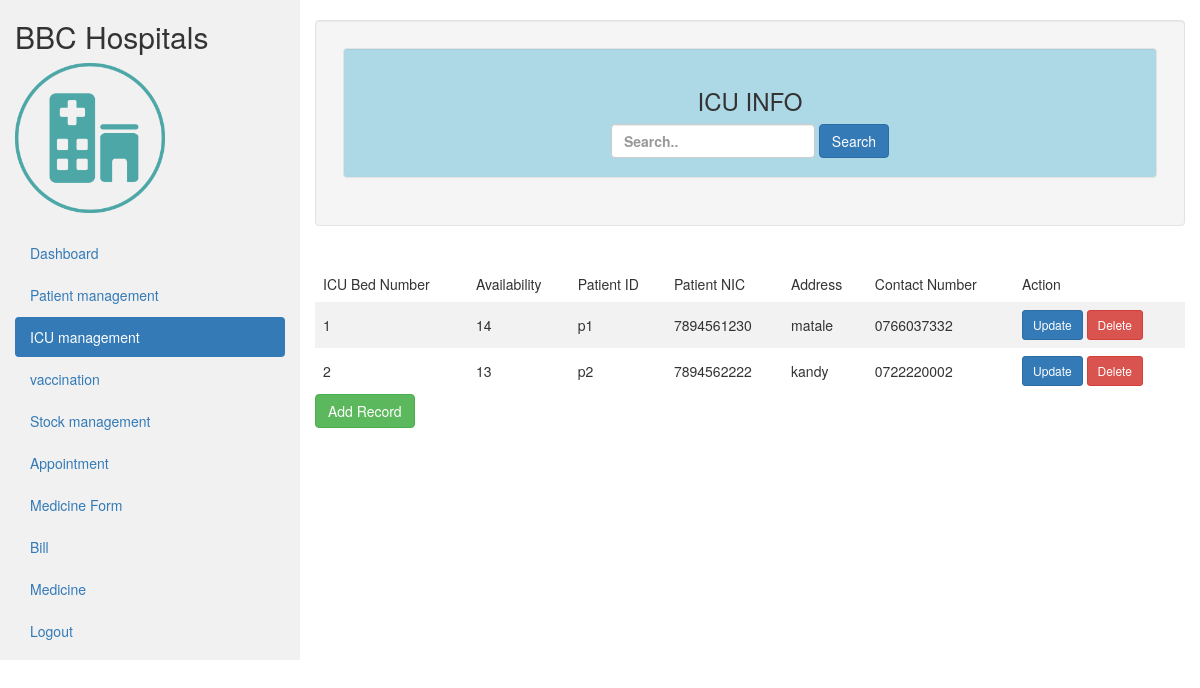
The page /Admin/ICU/icu.php on the database its author committed.
### tables this page shows
CREATE TABLE `icu` (
  `icu_bed_number` varchar(20) NOT NULL,
  `availability` int(20) NOT NULL,
  `patient_id` varchar(20) NOT NULL,
  `patient_nic` varchar(20) NOT NULL,
  `address` varchar(20) NOT NULL,
  `contact_number` varchar(20) NOT NULL
);

### Admin/ICU/icu.php (the view, shortened to what this page needs)
<!DOCTYPE html>
<html lang="en">
<head>
  <link rel="stylesheet" href="https://maxcdn.bootstrapcdn.com/bootstrap/3.4.1/css/bootstrap.min.css">
  <link res="stylesheet" href="../../AdminDashboard/adminDash.css">
</head>
<body>
<div class="container-fluid">
  <div class="row content">
    <div class="col-sm-3 sidenav hidden-xs">
      <h2>BBC Hospitals</h2>
      <img  style="width:150px; height:150px ;"  src="../../Images\logo3.png">
      <ul class="nav nav-pills nav-stacked">
         <br><li ><a href="../../Admin\adminDash.php">Dashboard</a></li>
        <li><a href="../../Admin\Patient\patient.php">Patient management</a></li>
        <li class="active"><a href="#">ICU management</a></li>
        <li ><a href="../../Admin\Vaccination\testing.php"> vaccination</a></li>
        <li ><a href="../../Admin\Stock\stock.php">Stock management</a></li>
        <li><a href="../../Admin\Appointment\Appoint.php">Appointment</a></li>
        <li ><a href="../../Admin\bill\form.php">Medicine Form</a></li>
        <li><a href="../../Admin\bill\bill.php">Bill</a></li>
        <li><a href="../../Admin\Medicine/Medicine.php">Medicine</a></li>
        <li><a href="../../login/login.html" id="logout">Logout</a></li>
      </ul><br>
    </div>
    <br>
    <div>
<div class="col-sm-9" >
<div class="well">
        <table>
            <tr>
                <td> <div class="well" id="dashco">
            <h3 class="empal">ICU INFO</h3>
            <div>
            <form class="form-inline" method="POST" action=""><input type="text"
            name="search" class="form-control" placeholder="Search..">
            <button type="submit" name="save" class="btn btn-primary">Search</button></form>
            </div>
            </div>
            <?php
              @include'../../config.php';
?>
    </table>
            </div>
                   <br>
            <?php
              $result = mysqli_query($conn,"SELECT * FROM icu");
?>
<?php
if (mysqli_num_rows($result) > 0) {
?>
                    <table>
                        <tr>
                          <td>ICU Bed Number</td>
                        <td>Availability</td>
                        <td>Patient ID</td>
                        <td>Patient NIC</td>
                        <td>Address</td>
                        <td>Contact Number</td>
                        <td>Action</td>
                        </tr>
                          <?php
                          while($row = mysqli_fetch_array($result)) {
                          ?>
                        <tr>
                          <td><?php echo $row["icu_bed_number"]; ?></td>
                          <td><?php echo $row["availability"]; ?></td>
                          <td><?php echo $row["patient_id"]; ?></td>
                          <td><?php echo $row["patient_nic"]; ?></td>
                        <td><?php echo $row["address"]; ?></td>
                        <td><?php echo $row["contact_number"]; ?></td>
                        <td><a href="updateIcu.php?icu_bed_number=<?php echo $row["icu_bed_number"]; ?>" class="btn btn-primary  btn-sm">Update</a>
                        <a href="deleteIcu.php?icu_bed_number=<?php echo $row["icu_bed_number"]; ?>" class="btn btn-danger btn-sm" id="delete">Delete</a></td>
                          </tr>
                          <?php
                          }
                          ?>
                    </table>
                    <?php
                      }
                      else
                      {
                          echo "No result found";
                      }
                      ?>
<button class="btn btn-success">  <a style="text-decoration:none; color:white;" href="addICURecord.html"> Add Record</a>
    </div>
  </div>
</div>
</body>
</html>

### Admin/ICU/icu.php (style rules this page uses)
.row.content { height: 550px }
.sidenav { background-color: #f1f1f1; height: 120%; }
table { border-collapse: collapse; width: 100%; }
th, td { text-align: left; padding: 8px; }
tr:nth-child(even) { background-color: #f2f2f2 }
#dashco { background-color: #ADD8E6; text-align: center; font-weight:bold; }

### rows shown on the page
icu: icu_bed_number "1", availability "14", patient "p1", patient_nic "7894561230", address "matale", contact_number "0766037332"
icu: icu_bed_number "2", availability "13", patient "p2", patient_nic "7894562222", address "kandy", contact_number "0722220002"
